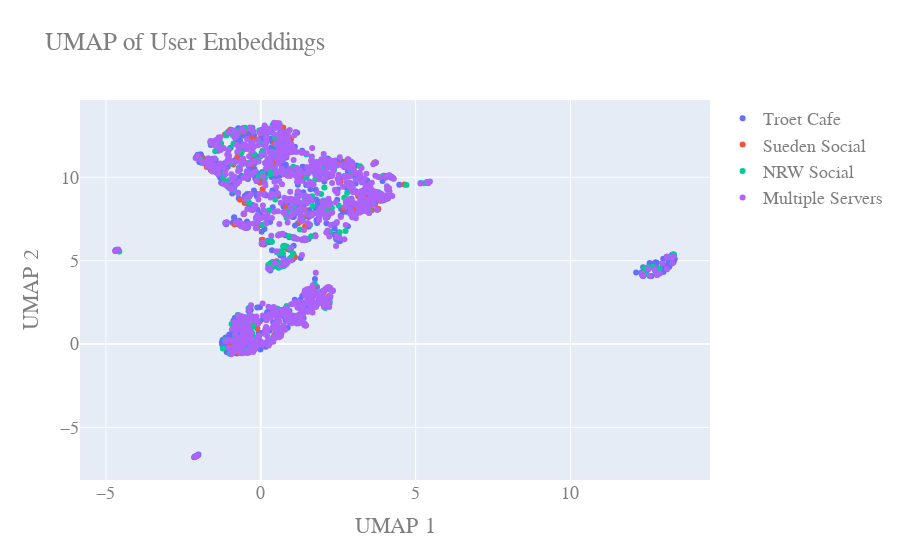

The cell this chart's notebook holds for it:
### Markdown cell above
### visualize embeddings using umap

### Code cell
#umap of embeddings
reducer = umap.UMAP()
embedding = reducer.fit_transform(X)

#split embeddings into list of embeddings for each server
troet_cafe_reduced_emb = []
sueden_social_reduced_emb = []
nrw_social_reduced_emb = []
multiple_server = []


for i in range(len(list_user_server)):
    if list_user_server[i] == [1, 0, 0]:
        troet_cafe_reduced_emb.append(embedding[i])    
    elif list_user_server[i] == [0, 1, 0]:
        sueden_social_reduced_emb.append(embedding[i])
    elif list_user_server[i] == [0, 0, 1]:
        nrw_social_reduced_emb.append(embedding[i])
    else:
        multiple_server.append(embedding[i])

#plot list of embeddings
troet_cafe_reduced_emb = np.array(troet_cafe_reduced_emb)
sueden_social_reduced_emb = np.array(sueden_social_reduced_emb)
nrw_social_reduced_emb = np.array(nrw_social_reduced_emb)
multiple_server = np.array(multiple_server)

fig = go.Figure()
fig.add_trace(go.Scatter(x=troet_cafe_reduced_emb[:,0], y=troet_cafe_reduced_emb[:,1], mode='markers', name='Troet Cafe'))
fig.add_trace(go.Scatter(x=sueden_social_reduced_emb[:,0], y=sueden_social_reduced_emb[:,1], mode='markers', name='Sueden Social'))
fig.add_trace(go.Scatter(x=nrw_social_reduced_emb[:,0], y=nrw_social_reduced_emb[:,1], mode='markers', name='NRW Social'))
fig.add_trace(go.Scatter(x=multiple_server[:,0], y=multiple_server[:,1], mode='markers', name='Multiple Servers'))


fig.update_layout(
    title="UMAP of User Embeddings",
    xaxis_title="UMAP 1",
    yaxis_title="UMAP 2",
    font=dict(
        family="Courier New, monospace",
        size=18,
        color="#7f7f7f"
    )
)

fig.show()
fig.write_html("umap_user_embeddings.html")

### Figure 1 — Plotly figure (JSON) as saved in the notebook; plotly's stock layout.template omitted (floating-point values rounded to 4 significant figures; data arrays with more than 128 entries replaced by an {"elided": "..."} marker saying what was removed)
{"data": [{"mode": "markers", "name": "Troet Cafe", "type": "scatter", "x": {"elided": "788 float values"}, "y": {"elided": "788 float values"}}, {"mode": "markers", "name": "Sueden Social", "type": "scatter", "x": [-0.89, 0.8763, 4.635, 1.351, -0.2813, 3.277, 1.063, 2.211, -0.214, -1.017, 1.491, -0.3941, -0.7533, 3.005, -1.372, -1.6, -1.319, -0.7604, 3.675, -0.5185, 12.4, 2.203, -0.9732, 2.232, 5.366, 1.4, 0.4364, 1.103, 3.068, 3.046, 0.1045, -1.902, 3.79, 2.679, 3.611, 2.116, 2.817, 1.737, -1.069, -0.8429, 3.845, 0.513, 1.254, 0.9023, 3.843, 3.144, 0.9696, 2.14, 0.9116, 3.581, 1.418, -1.617, 2.513, -2.094, 2.777, 3.144, -0.1087, -0.5233, 0.4513, -0.5456, 3.023, 3.013, -0.5406, -1.746, 0.5128, 0.1175, -0.6104, -0.3088, -0.9718, 1.428, 2.536, 0.4575, 0.8227, 3.427, 2.041, 0.9766, 2.922, -0.675, 1.463, 3.108, 0.04995, 3.81, 3.969, 0.5336, 0.8982, -1.068, -0.2901, 3.836, 2.578, -0.312, 3.388, -0.02495, 0.2053, -0.7448, 0.5368, -1.256, 0.06215, 3.578, 3.53, -4.673, -0.2337, -1.567, -0.1284, 4.264, -2.077, -0.5866, 0.2933, 0.2522, -1.159, 0.05759, 0.05853, 0.9052, -0.9262, -0.1309, 3.924, 0.7238, 0.6583], "y": [10.76, 5.774, 9.56, 10.14, 11.97, 9.02, 5.339, 10.88, 1.357, 12.66, 1.982, 10.88, 11.24, 10.44, 11.95, 10.4, 11.97, 7.277, 10.88, 12.84, 4.529, 2.876, -0.002847, 8.152, 9.649, 7.62, 0.5508, 5.203, 7.926, 8.027, 12.64, 11.11, 8.112, 8.147, 8.583, 10.04, 10.61, 3.487, 12.68, 7.167, 8.729, 13.22, 7.323, 5.764, 8.588, 7.985, 6.413, 2.362, 5.721, 8.024, 8.037, 10.6, 10.14, -6.727, 10.97, 8.865, 0.9371, 8.458, 12.07, 12.77, 8.024, 8.079, 7.796, 10.62, 4.966, 0.7068, 12.72, 11.55, 12.85, 7.05, 10.79, 10.88, 8.194, 8.74, 8.339, 12.29, 10.9, 8.657, 6.268, 8.227, 5.991, 8.756, 10.08, 13.22, 12.4, 9.705, 10.78, 8.984, 9.728, 12.37, 8.538, 9.677, 10.66, -0.4897, 9.004, 11.8, 6.002, 9.046, 9.074, 5.599, 11.08, 10.73, 12.29, 9.936, 11.2, 0.1676, 0.1876, 11.08, 12.57, 9.284, 6.247, 5.708, 0.8908, 6.979, 8.813, 12.98, 12.61]}, {"mode": "markers", "name": "NRW Social", "type": "scatter", "x": {"elided": "231 float values"}, "y": {"elided": "231 float values"}}, {"mode": "markers", "name": "Multiple Servers", "type": "scatter", "x": {"elided": "1034 float values"}, "y": {"elided": "1034 float values"}}], "layout": {"font": {"color": "#7f7f7f", "family": "Courier New, monospace", "size": 18}, "title": {"text": "UMAP of User Embeddings"}, "xaxis": {"title": {"text": "UMAP 1"}}, "yaxis": {"title": {"text": "UMAP 2"}}}}
